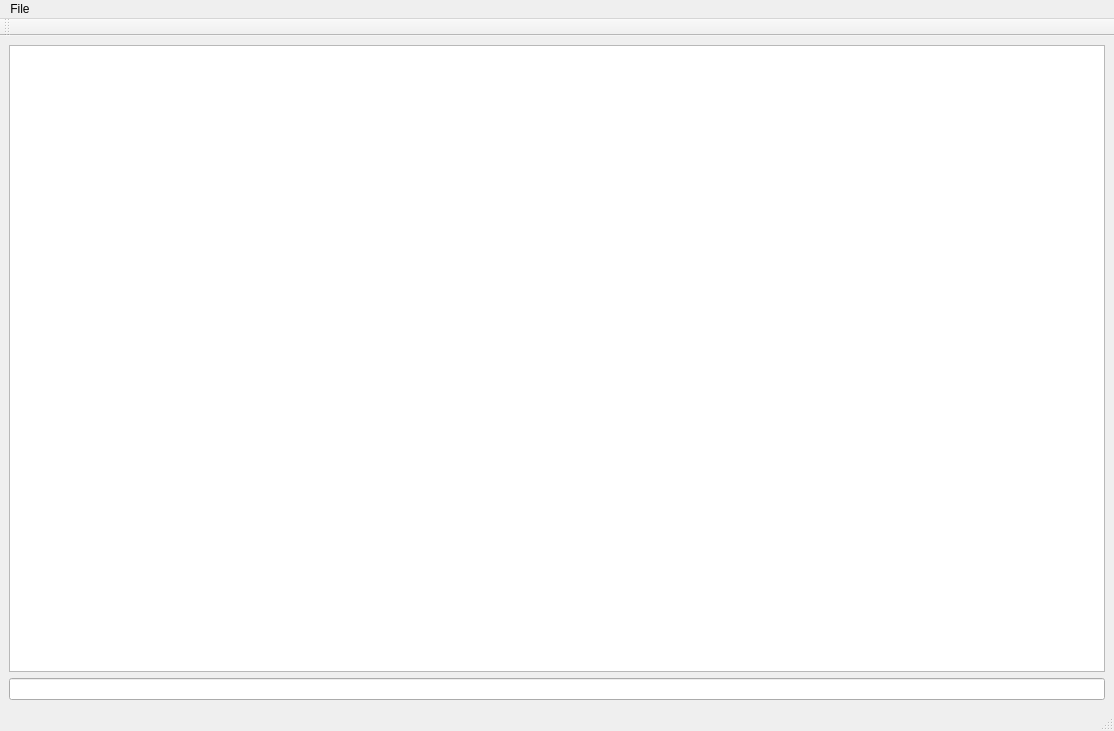
<?xml version="1.0" encoding="UTF-8"?>
<ui version="4.0">
 <class>MainWindow</class>
 <widget class="QMainWindow" name="MainWindow">
  <property name="geometry">
   <rect>
    <x>0</x>
    <y>0</y>
    <width>1114</width>
    <height>731</height>
   </rect>
  </property>
  <property name="windowTitle">
   <string>MainWindow</string>
  </property>
  <widget class="QWidget" name="centralwidget">
   <layout class="QHBoxLayout" name="horizontalLayout">
    <item>
     <layout class="QVBoxLayout" name="verticalLayout_2">
      <item>
       <widget class="QTableView" name="tableView">
        <property name="enabled">
         <bool>true</bool>
        </property>
        <property name="whatsThis">
         <string/>
        </property>
        <property name="accessibleName">
         <string/>
        </property>
        <property name="accessibleDescription">
         <string/>
        </property>
        <property name="inputMethodHints">
         <set>Qt::ImhLowercaseOnly</set>
        </property>
        <property name="showGrid">
         <bool>true</bool>
        </property>
        <property name="wordWrap">
         <bool>true</bool>
        </property>
        <property name="cornerButtonEnabled">
         <bool>true</bool>
        </property>
       </widget>
      </item>
      <item>
       <widget class="QLineEdit" name="lineEdit"/>
      </item>
     </layout>
    </item>
   </layout>
  </widget>
  <widget class="QStatusBar" name="statusbar"/>
  <widget class="QMenuBar" name="menuBar">
   <property name="geometry">
    <rect>
     <x>0</x>
     <y>0</y>
     <width>1114</width>
     <height>26</height>
    </rect>
   </property>
   <widget class="QMenu" name="menuFile">
    <property name="title">
     <string>File</string>
    </property>
    <addaction name="actionOpen_2"/>
    <addaction name="actionSave_2"/>
   </widget>
   <addaction name="menuFile"/>
  </widget>
  <widget class="QToolBar" name="toolBar">
   <property name="windowTitle">
    <string>toolBar</string>
   </property>
   <attribute name="toolBarArea">
    <enum>TopToolBarArea</enum>
   </attribute>
   <attribute name="toolBarBreak">
    <bool>false</bool>
   </attribute>
  </widget>
  <action name="actionOpen_2">
   <property name="text">
    <string>Open</string>
   </property>
  </action>
  <action name="actionSave_2">
   <property name="text">
    <string>Save</string>
   </property>
  </action>
 </widget>
 <resources/>
 <connections/>
</ui>
